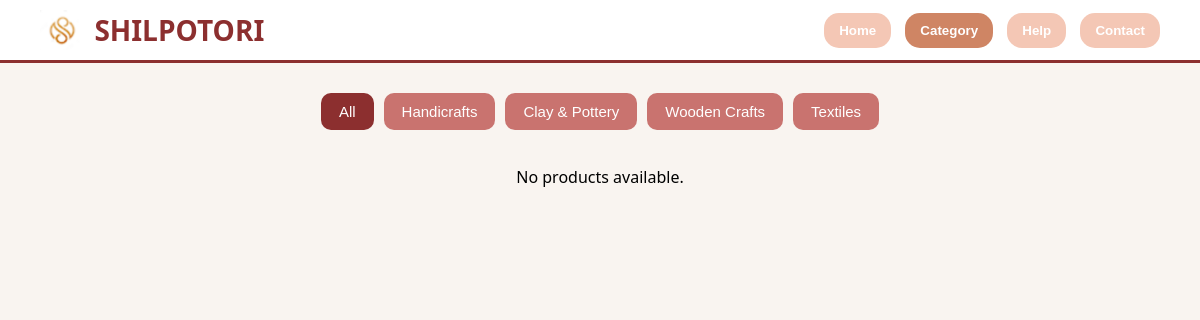
The page /categories/ on the database as committed earlier.
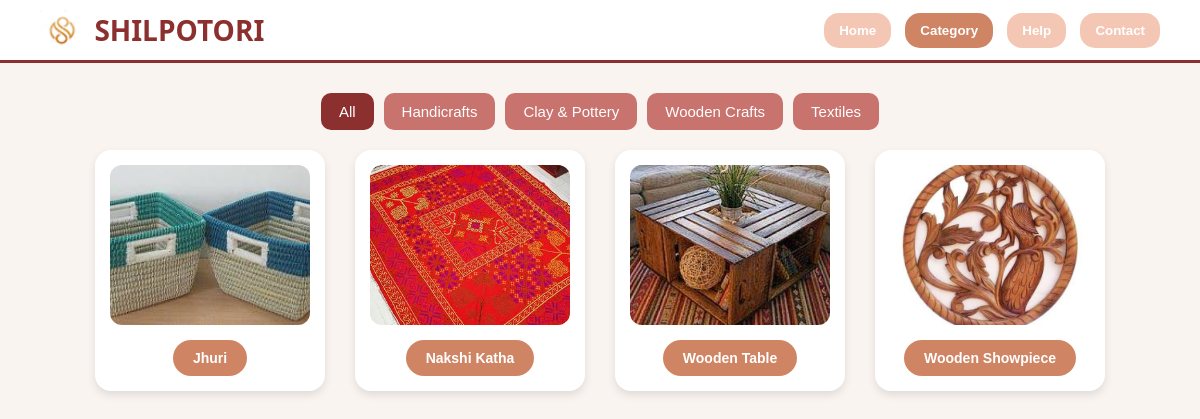
The same page on the database as committed later.
### myshop/models.py (models this page shows, shortened)
class Product(models.Model):
    name = models.CharField(max_length=200)
    quantity = models.IntegerField(blank=True, null=True)
    material = models.TextField(blank=True, null=True)
    price = models.IntegerField(blank=True, null=True)
    category = models.ForeignKey(Category, on_delete=models.CASCADE)
    image = ResizedImageField(
        size=[800, 800],
        quality=75,
        upload_to='products/',
        force_format='JPEG',
        blank=True,
        null=True
    )
    user = models.ForeignKey(settings.AUTH_USER_MODEL, on_delete=models.CASCADE)

### myshop/views.py (the view)
# urls.py: path('categories/', views.category_list, name='category_list'),
def category_list(request):
    products = Product.objects.all()
    return render(request, 'categories.html', {'products': products, 'filter': 'All Products'})

### myshop/templates/categories.html (shortened to what this page needs)
{% load static %}
<!DOCTYPE html>
<html lang="en">
<head>
  <link rel="stylesheet" href="{% static 'css/categories.css' %}">
</head>
<body>
  <header>
    <div class="logo">
      <img src="{% static 'images/logo.png' %}" alt="Logo">
      <span>SHILPOTORI</span>
    </div>
    <nav>
      <a href="{% url 'main' %}"><button>Home</button></a>
      <button class="active">Category</button>
      <button onclick="window.location.href='{% url 'help' %}'">Help</button>
      <button onclick="window.location.href='mailto:faizashoily@gmail.com?subject=Hello%20from%20Shilpotori&body=Hi%2C%20I%20have%20a%20question%20about%20your%20products.'">Contact</button>
    </nav>
  </header>
  <div class="filter-buttons">
    <button onclick="filterProducts(event, 'all')" class="active">All</button>
    <button onclick="filterProducts(event, 'handicrafts')">Handicrafts</button>
    <button onclick="filterProducts(event, 'claypottery')">Clay & Pottery</button>
    <button onclick="filterProducts(event, 'woodencrafts')">Wooden Crafts</button>
    <button onclick="filterProducts(event, 'textiles')">Textiles</button>
  </div>
  <div class="product-grid">
    {% for product in products %}
      <div class="product-card {{ product.category.name|lower|cut:" "|cut:"&" }}">
        <img src="{{ product.image.url }}" alt="{{ product.name }}">
        <a href="{% url 'product_detail' product.id %}">
          <button class="product-btn">{{ product.name }}</button>
        </a>
      </div>
    {% empty %}
      <p>No products available.</p>
    {% endfor %}
  </div>
</body>
</html>

### myshop/static/css/categories.css (style rules this page uses)
body { font-family: 'Segoe UI', sans-serif; background: #f9f4f0; margin: 0; padding: 0; }
header { display: flex; justify-content: space-between; align-items: center; background: #fff; border-bottom: 3px solid #8c2f2f; padding: 10px 40px; }
.logo { display: flex; align-items: center; font-size: 28px; font-weight: bold; color: #8c2f2f; }
.logo img { height: 40px; margin-right: 10px; }
nav button { background: #cf8564; color: white; border: none; padding: 8px 16px; margin-left: 10px; border-radius: 20px; font-weight: bold; cursor: pointer; transition: background-color 0.3s ease; }
nav button.active, .filter-buttons button.active { background-color: #8c2f2f; }
.filter-buttons { display: flex; justify-content: center; flex-wrap: wrap; gap: 10px; margin: 30px 0 20px; }
.filter-buttons button { background-color: #c9736f; color: white; border: none; padding: 10px 18px; border-radius: 10px; cursor: pointer; font-weight: 500; font-size: 15px; transition: background-color 0.3s ease; }
.product-grid { display: flex; flex-wrap: wrap; gap: 30px; justify-content: center; padding: 0 60px 40px; }
.product-card { background: white; border-radius: 16px; padding: 15px; text-align: center; width: 200px; box-shadow: 0 4px 8px rgba(0, 0, 0, 0.1); transition: all 0.3s ease; }
.product-card img { width: 100%; height: 160px; object-fit: cover; border-radius: 12px; }
.product-btn { margin-top: 10px; background-color: #cf8564; color: white; border: none; padding: 10px 20px; border-radius: 20px; font-weight: bold; font-size: 14px; cursor: pointer; transition: background-color 0.3s ease; }

### myshop/templates/categories.html (style rules this page uses)
.product-btn { margin-top: 10px; background-color: #cf8564; color: white; border: none; padding: 10px 20px; border-radius: 20px; font-weight: bold; font-size: 14px; cursor: pointer; transition: background-color 0.3s ease; }
nav button { margin-left: 10px; padding: 10px 15px; border-radius: 15px; border: none; background-color: #f4c7b5; font-weight: bold; cursor: pointer; transition: background-color 0.3s ease; }
nav button.active { background-color: #cf8564; color: white; }

Rows that differ between the two databases and show on the page:
added Product: image (picture), name "Jhuri"
added Product: image (picture), name "Nakshi Katha"
added Product: image (picture), name "Wooden Table"
added Product: image (picture), name "Wooden Showpiece"
Other text that changed with them:
text no longer shown: "No products available."
